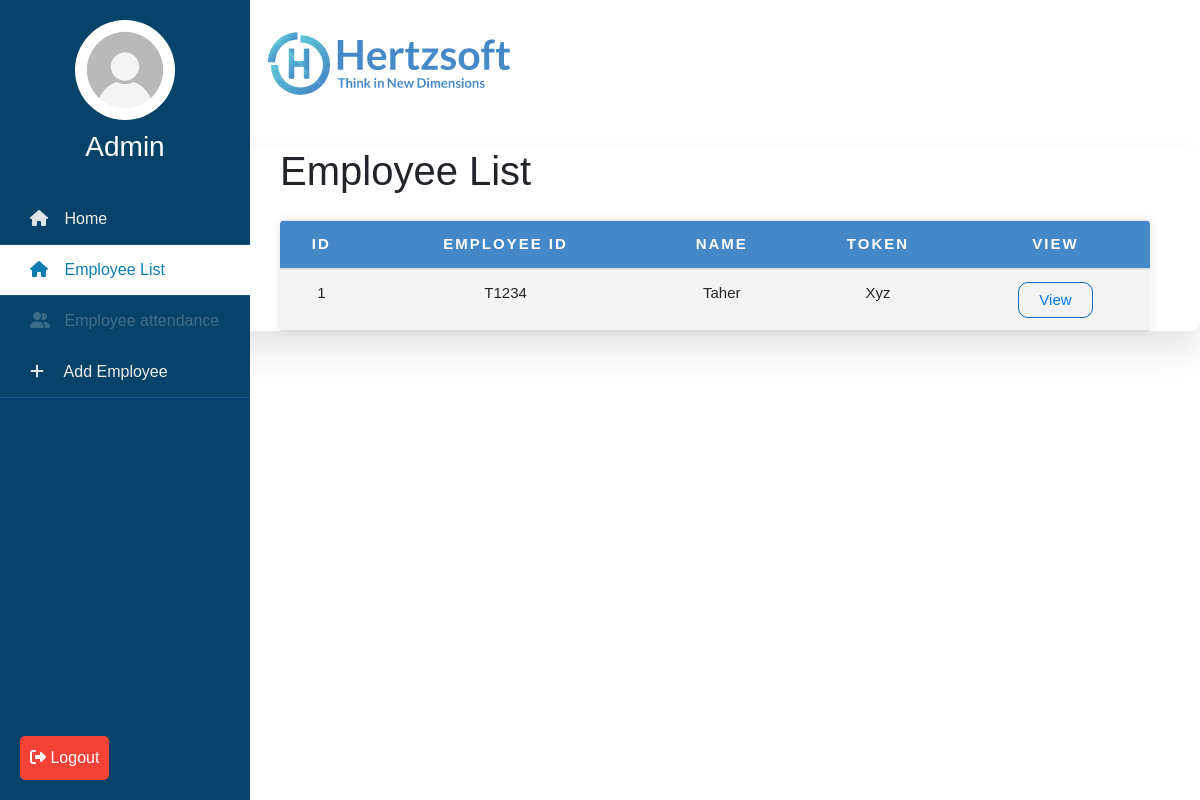
/employeeList (signed in), run on an earlier commit of the app's database.
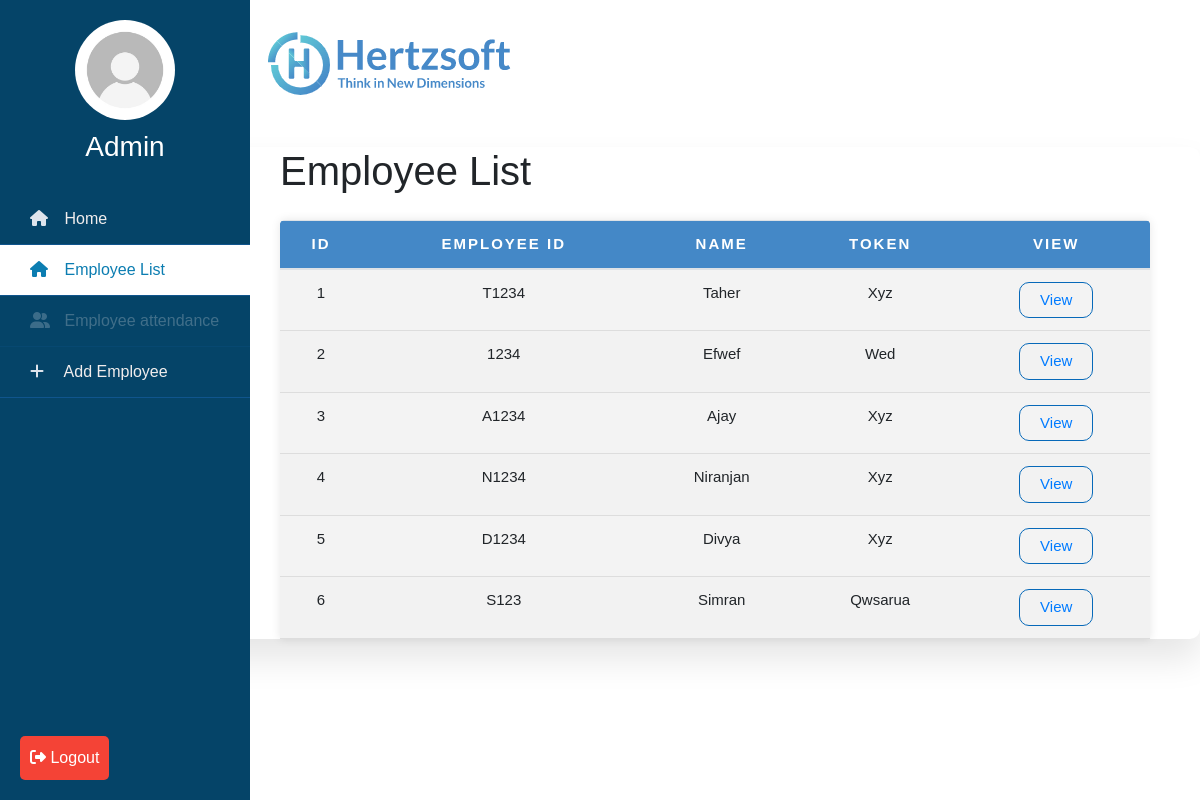
And on a later commit of the database.
### employee/models.py (models this page shows)
class Employee(models.Model):
    emp_id = models.CharField(max_length=100)
    name = models.CharField(max_length=200)
    token = models.CharField(max_length=100)
    created_at = models.DateTimeField(auto_now_add=True)
    updated_at = models.DateTimeField(auto_now=True)
    is_deleted = models.BooleanField(default=False)

### employee/views.py (the view)
# urls.py: path('employeeList', views.emp_list, name='employeeList'),
@login_required(login_url='login')
def emp_list(request):
    employee = Employee.objects.all()
    return render(request, 'emp_list.html', {'employee': employee})

### employee/templates/emp_list.html (shortened to what this page needs)
{% extends 'base.html' %} {% block body %}
<section class="attendance">
  <div class="attendance-list">
    <h1>Employee List</h1>
    <table class="table">
      <thead>
        <tr class="tableR1">
          <th>ID</th>
          <th>Employee ID</th>
          <th>Name</th>
          <th>Token</th>
          <th>View</th>
        </tr>
      </thead>
      <tbody>
        {% for emp in employee%}
        <tr>
          <td>{{emp.id}}</td>
          <td>{{emp.emp_id}}</td>
          <td>{{emp.name}}</td>
          <td>{{emp.token}}</td>
          <td>
            <button
              onclick="window.location.href='{% url 'attendance' %}?id={{ emp.emp_id }}'"
            >
              <a class="view" href="{% url 'attendance' %}?id={{ emp.emp_id}}">
                View
              </a>
            </button>
          </td>
        </tr>
        {% endfor %}
      </tbody>
    </table>
  </div>
</section>
{% endblock body%}

### employee/templates/base.html (shortened to what this page needs)
{% load static %}
<!DOCTYPE html>
<html lang="en">
  <head>
    <link rel="stylesheet" href="{% static 'style.css' %}" />
    <link
      rel="stylesheet"
      href="https://cdnjs.cloudflare.com/ajax/libs/font-awesome/6.4.0/css/all.min.css"
    />
    <link
      rel="stylesheet"
      href="https://cdn.jsdelivr.net/npm/bootstrap@4.0.0/dist/css/bootstrap.min.css"
    />
  </head>
  <body style="background-color: white">
    <div class="wrapper">
      <div class="sidebar">
        <div class="profile">
          <img src="{% static 'profileimg.jpg' %}" alt="profile_picture" />
          <div>
            <h3>Admin</h3>
          </div>
        </div>
        <ul>
          <li>
            <a
              href="{% url 'home' %}"
              class="{% if request.resolver_match.url_name == 'home' %}active{% endif %}"
            >
              <span class="icon"><i class="fas fa-home"></i></span>
              <span class="item">Home</span>
            </a>
          </li>
          <li>
            <a
              href="{% url 'employeeList' %}"
              class="{% if request.resolver_match.url_name == 'employeeList' %}active{% endif %}"
            >
              <span class="icon"><i class="fas fa-home"></i></span>
              <span class="item">Employee List</span>
            </a>
          </li>
          <li disabled style="opacity: 0.5">
            <a
              disabled
              style="opacity: 0.5"
              href="{% url 'employeeList' %}"
              class="{% if request.resolver_match.url_name == 'attendance' %}active{% endif %}"
            >
              <span class="icon"><i class="fas fa-user-friends"></i></span>
              <span class="item" style="text-decoration: none"
                >Employee attendance</span
              >
            </a>
          </li>
          <li>
            <a
              href="{% url 'addEmployee' %}"
              class="{% if request.resolver_match.url_name == 'addEmployee' %}active{% endif %}"
            >
              <span class="icon">
                <i class="fa-sharp fa-solid fa-plus"></i>
              </span>
              <span class="item">Add Employee</span>
            </a>
          </li>
        </ul>
        <button
          id="logout-btn"
          type="submit"
          onclick="window.location.href='{% url 'logout' %}'"
        >
          <i class="fa-solid fa-right-from-bracket"></i>
          Logout
        </button>
      </div>
      <div class="i1">
        <img src="{% static 'logoo.png' %}" alt="profile_picture" />
      </div>
      {% block body%} {%endblock body%}
    </div>
  </body>
</html>

### employee/static/style.css (style rules this page uses)
* { list-style: none; text-decoration: none; margin: 0; padding: 0; box-sizing: border-box; font-family: ‘Open Sans’, sans-serif; }
.wrapper .sidebar { background: rgb(5, 68, 104); position: fixed; top: 0; left: 0; width: 250px; height: 100%; padding: 20px 0; transition: all 0.5s ease; }
.wrapper .sidebar .profile { margin-bottom: 30px; text-align: center; }
.wrapper .sidebar .profile img { display: block; width: 100px; height: 100px; border-radius: 50%; margin: 0 auto; }
.wrapper .sidebar .profile h3 { color: #ffffff; margin: 10px 0 5px; }
.i1 { padding-left: 220px; }
.wrapper .sidebar ul li a { display: block; padding: 13px 30px; border-bottom: 1px solid #10558d; color: rgb(241, 237, 237); font-size: 16px; position: relative; }
.wrapper .sidebar ul li a .icon { color: #dee4ec; width: 30px; display: inline-block; }
.wrapper .sidebar ul li a:hover, .wrapper .sidebar ul li a.active { color: #0c7db1; background: white; }
.wrapper .sidebar ul li a:hover .icon, .wrapper .sidebar ul li a.active .icon { color: #0c7db1; }
.wrapper .sidebar ul li a:hover:before, .wrapper .sidebar ul li a.active:before { display: block; }
#logout-btn { background-color: #f44336; color: white; padding: 10px; border: none; border-radius: 5px; cursor: pointer; position: fixed; bottom: 0; left: 0; margin: 20px; }
.attendance { margin-top: 20px; text-transform: capitalize; }
.attendance-list { width: 100%; padding-left: 280px; padding-right: 50px; margin-top: 10px; background: #fff; border-radius: 10px; box-shadow: 0 20px 35px rgba(0, 0, 0, 0.1); }
.table { border-collapse: collapse; margin: 25px 0; font-size: 15px; min-width: 100%; overflow: hidden; border-radius: 5px 5px 0 0; }
table thead tr { color: #fff; background: rgb(68, 136, 199, 255); text-align: left; font-weight: bold; }
.table th, .table td { padding: 12px 15px; }
.table tbody tr { border-bottom: 1px solid #ddd; }
.table tbody tr:nth-of-type(odd) { background: #f3f3f3; }
.table button { padding: 6px 20px; border-radius: 10px; cursor: pointer; background: transparent; border: 1px solid rgb(7, 105, 185); }
body { background-color: #F5F5F5; }
table { border-collapse: collapse; width: 95%; margin: 50px auto; box-shadow: 0px 0px 10px rgba(0, 0, 0, 0.1); }
.tableR1 { text-align: center; }
th, td { padding: 10px; text-align: center; border-bottom: 1px solid #ddd; }
th { background-color: #4488c7; color: #fff; text-transform: uppercase; font-weight: bold; letter-spacing: 2px; }
tr:nth-child(even) { background-color: #f2f2f2; }
button { padding: 6px 20px; border-radius: 10px; cursor: pointer; background: transparent; border: 1px solid rgb(7, 105, 185); }

What changed in the data, as far as the page shows it:
added Employee: id "2", emp_id "1234", name "Efwef", token "Wed"
added Employee: id "3", emp_id "A1234", name "Ajay", token "Xyz"
added Employee: id "4", emp_id "N1234", name "Niranjan", token "Xyz"
added Employee: id "5", emp_id "D1234", name "Divya", token "Xyz"
added Employee: id "6", emp_id "S123", name "Simran", token "Qwsarua"
